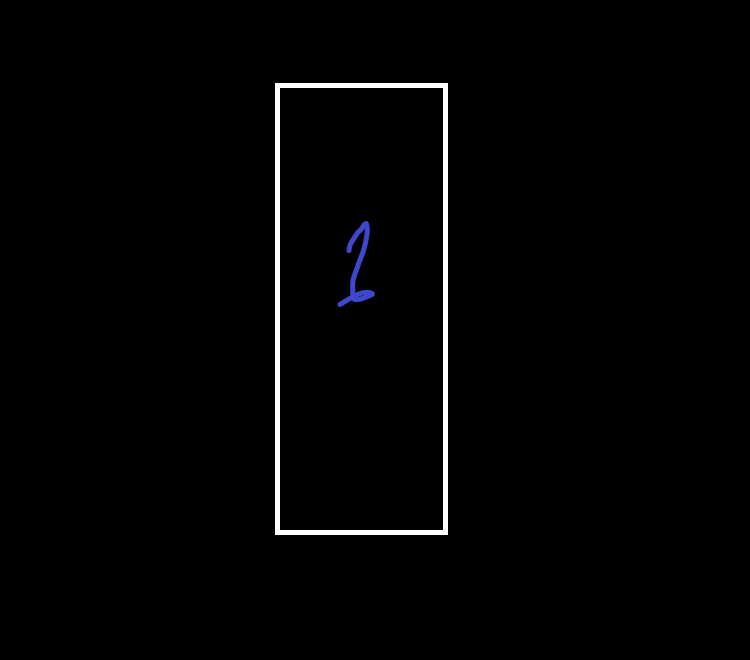
#> input picture Crop it or leave it/images/img_1.jpg, 750 x 660 px; its folder holds only this picture in this run
$ jupyter execute 'Crop it or leave it.ipynb'
#> lines starting #> are read from the running program, lines starting #| are printed output that depends on the picture; after the words box and inside, x2 and y2 are one past the last pixel; in counts of white or black regions, pixels touching at a corner belong together
[cell 1]
import cv2
import os

[cell 2]
myList = os.listdir("images")

for img_name in myList:

    img = cv2.imread(f'images/{img_name}') #<-------------------------------------------------------read
#> img is the input picture: shape (660, 750, 3); mean B, G, R 3.5, 3.3, 3.3
    gray_img = cv2.cvtColor(img, cv2.COLOR_BGR2GRAY) #<---------------------------------------------gray
    _, binary_img = cv2.threshold(gray_img, 170, 255, cv2.THRESH_BINARY) #<------------------------binary
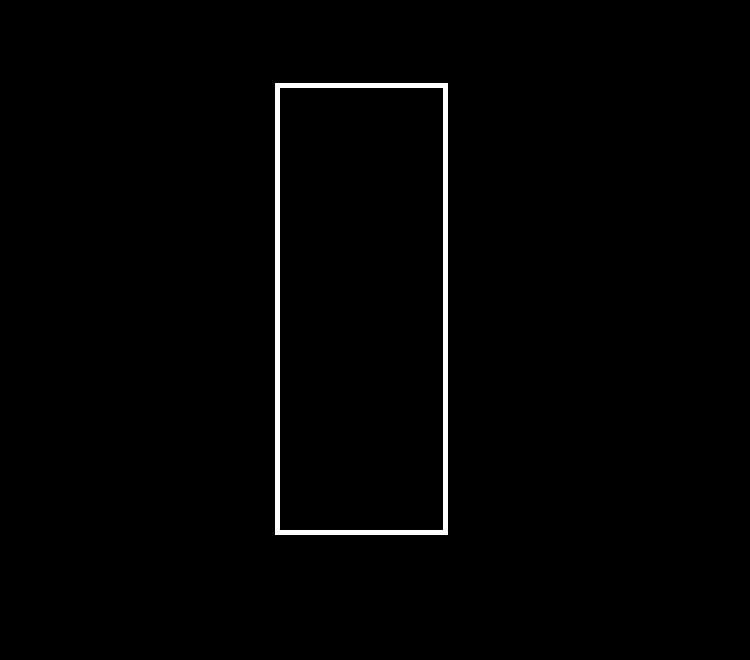
#> binary_img: shape (660, 750); 1.2% white; 1 white region
    contours, _ = cv2.findContours(binary_img, cv2.RETR_EXTERNAL, cv2.CHAIN_APPROX_NONE) #<-------getContour
#> contours = 1 contour; box (x1, y1, x2, y2) and area: (275, 83, 448, 535) 77572

    for cnt in contours:
        #---approx-using-curveLength---
        peri = cv2.arcLength(cnt, True)
        approx = cv2.approxPolyDP(cnt, 0.02*peri, True)

        #----segmentation------
        v1, v2, v3, v4 = approx
        y1, x1 = v1[0]
        y2, x2 = v2[0]
        y3, x3 = v3[0]
        y4, x4 = v4[0]

        #cropping
        crooped_img = img[x1:x2, y1:y4]

        #cv2.imshow("crooped_img", crooped_img)
        #cv2.waitKey(0)

        #Save the cropped image
        cv2.imwrite(f'cropped/{x1},{y1},{x2},{y2},{x3}, {y3},{x4},{y4}.jpg', crooped_img)
#> this loop made 1 pass
#> (peri, y1, x1, y2, x2, y3, x3, y4) on pass 1: (1246, 275, 83, 275, 534, 447, 534, 447)
#> pass 1, `crooped_img = img[x1:x2, y1:y4]`:
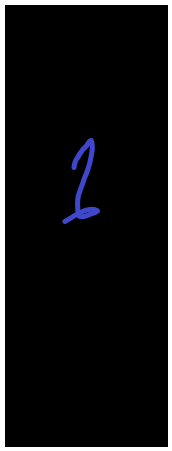
#> crooped_img: shape (451, 172, 3); mean B, G, R 20.3, 18.9, 18.8

$ run again, on Crop it or leave it/images/img_2.jpg
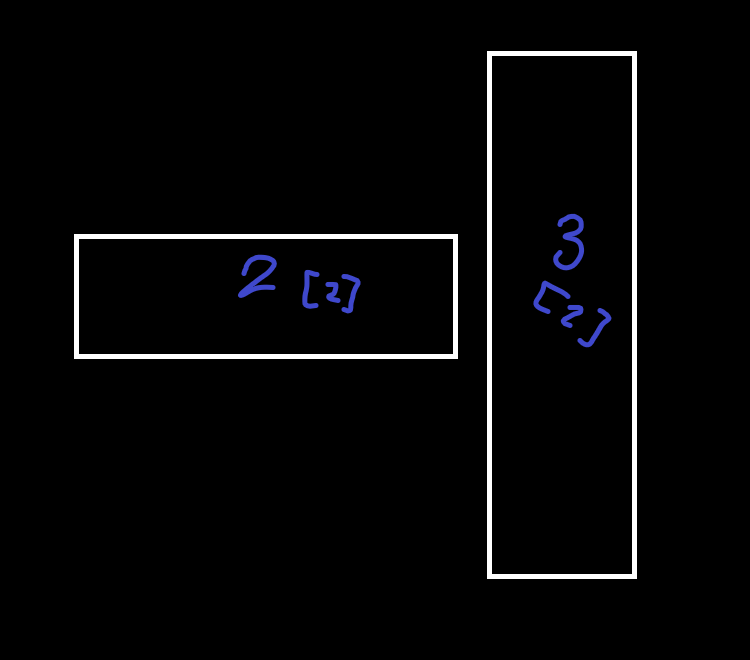
#> input picture Crop it or leave it/images/img_2.jpg, 750 x 660 px
#> img is the input picture: shape (660, 750, 3); mean B, G, R 7.2, 6.4, 6.4
#> `_, binary_img = cv2.threshold(gray_img, 170, 255, cv2.THRESH_BINARY)`:
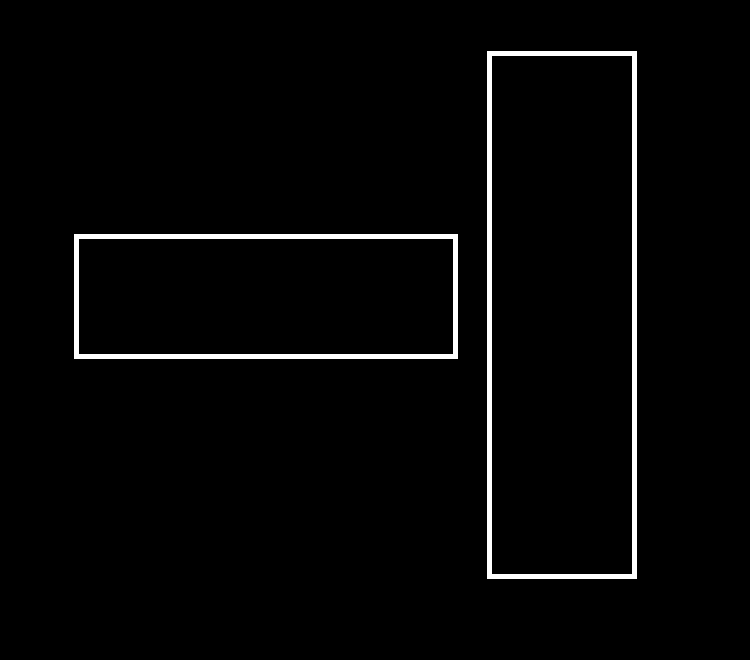
#> binary_img: shape (660, 750); 2.4% white; 2 white regions
#> contours = 2 contours; box (x1, y1, x2, y2) and area: (487, 51, 637, 579) 78523, (74, 234, 458, 359) 47492
#> the loop `for cnt in contours:` made 2 passes
#> (peri, y1, x1, y2, x2, y3, x3, y4) on passes 1 to 2: (1014, 74, 234, 74, 358, 457, 358, 457), (1352, 487, 51, 487, 578, 636, 578, 636)
#> pass 2, `crooped_img = img[x1:x2, y1:y4]`:
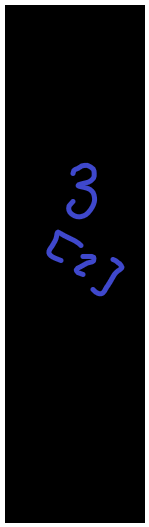
#> crooped_img: shape (527, 149, 3); mean B, G, R 23.4, 20.9, 20.7

$ run again, on Crop it or leave it/images/img_3.jpg
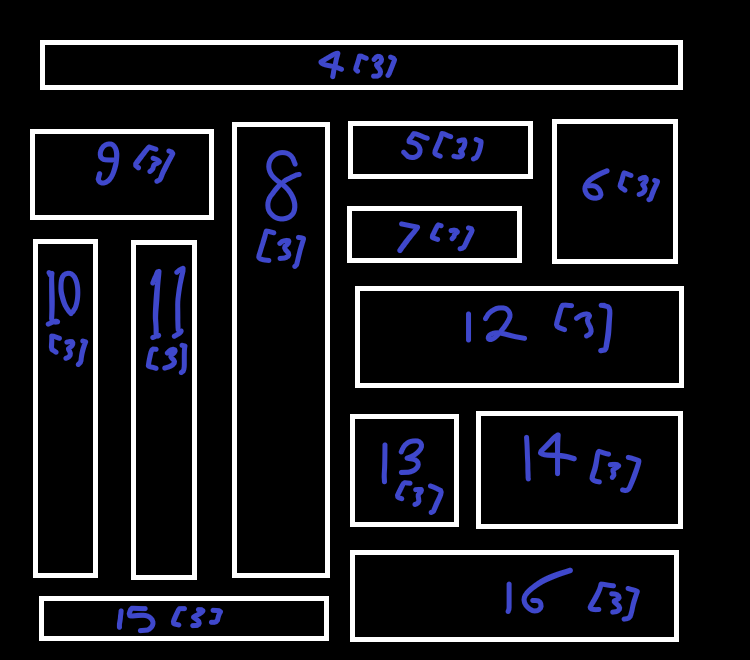
#> input picture Crop it or leave it/images/img_3.jpg, 750 x 660 px
#> img is the input picture: shape (660, 750, 3); mean B, G, R 30.1, 26.2, 26
#> `_, binary_img = cv2.threshold(gray_img, 170, 255, cv2.THRESH_BINARY)`:
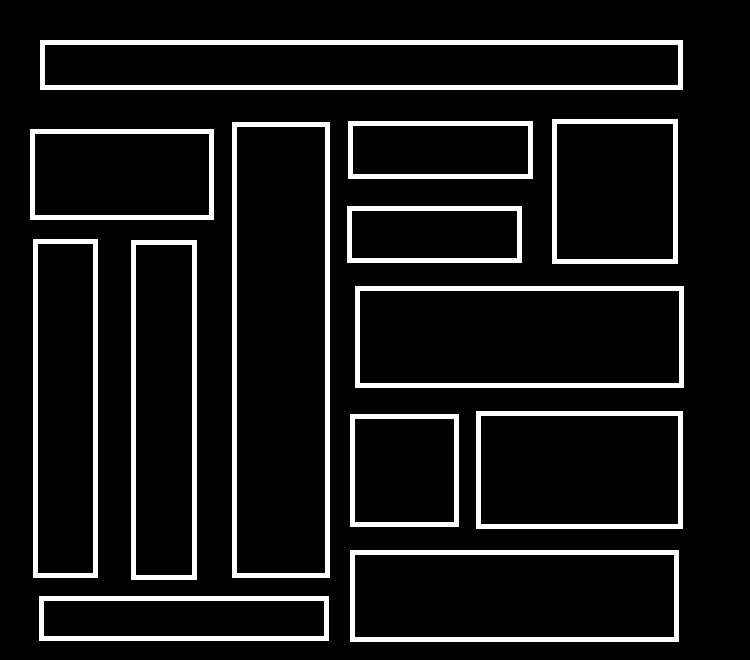
#> binary_img: shape (660, 750); 9.5% white; 13 white regions
#> contours = 13 contours; largest, box (x1, y1, x2, y2) and area: (232, 122, 330, 578) 44135, (355, 286, 684, 388) 33128, (40, 40, 683, 90) 31458, (350, 550, 679, 642) 29848, (476, 411, 683, 529) 24102
#> the loop `for cnt in contours:` made 13 passes
#> (peri, y1, x1, y2, x2, y3, x3, y4) on passes 1 to 8: (666, 39, 596, 39, 640, 328, 640, 328), (838, 350, 550, 350, 641, 678, 641, 678), (440, 350, 414, 350, 526, 458, 526, 458), (646, 476, 411, 476, 528, 682, 528, 682), (858, 355, 286, 355, 387, 683, 387, 683), (808, 131, 240, 131, 579, 196, 579, 196), (804, 33, 239, 33, 577, 97, 577, 97), (460, 347, 206, 347, 262, 521, 262, 521)
#> pass 3, `crooped_img = img[x1:x2, y1:y4]`:
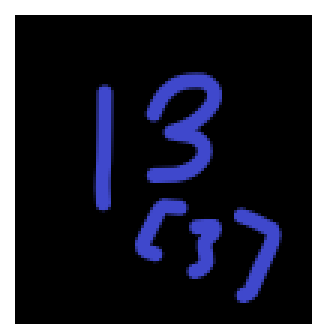
#> crooped_img: shape (112, 108, 3) (shown 3 times larger); mean B, G, R 58.9, 46.7, 45.8
